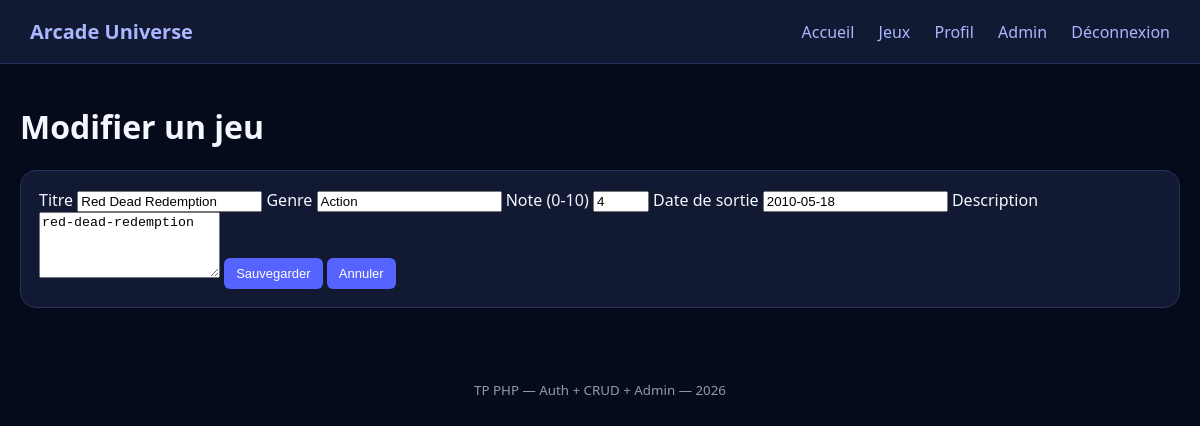
Page /admin/game_edit.php?id=184 (signed in) on the committed database.
### tables this page shows
CREATE TABLE games (
                       id INTEGER PRIMARY KEY AUTOINCREMENT,
                       title TEXT NOT NULL,
                       description TEXT,
                       genre TEXT,
                       rating INTEGER,
                       image_url TEXT,
                       release_date TEXT,
                       difficulty TEXT,
                       created_at DATETIME DEFAULT CURRENT_TIMESTAMP
);

### public/admin/game_edit.php (called while the page is built, shortened)
<?php
require_once __DIR__ . '/../../templates/layout/header.php';
$game = null;
if (isset($_GET['id'])) {
    $stmt = $pdo->prepare("SELECT * FROM games WHERE id = ?");
    $stmt->execute([(int)$_GET['id']]);
    $game = $stmt->fetch();
}
require_once __DIR__ . '/../../templates/pages/admin/game_edit.php';
require_once __DIR__ . '/../../templates/layout/footer.php';

### includes/functions.php (called while the page is built, shortened)
<?php
function e(string|int|null $s): string
{
    return htmlspecialchars((string)$s, ENT_QUOTES, 'UTF-8');
}

### templates/pages/admin/game_edit.php (the view, shortened to what this page needs)
<h1><?= $game ? 'Modifier un jeu' : 'Ajouter un jeu' ?></h1>
<div class="card">
    <form method="POST">
        <label>Titre</label>
        <input name="title" value="<?= e($game['title'] ?? '') ?>" required>
        <label>Genre</label>
        <input name="genre" value="<?= e($game['genre'] ?? '') ?>">
        <label>Note (0-10)</label>
        <input type="number" name="rating" min="0" max="10" value="<?= e($game['rating'] ?? '') ?>">
        <label>Date de sortie</label>
        <input name="release_date" value="<?= e($game['release_date'] ?? '') ?>">
        <label>Description</label>
        <textarea name="description" rows="4"><?= e($game['description'] ?? '') ?></textarea>
        <button type="submit">Sauvegarder</button>
        <a href="/public/admin/games.php"><button type="button">Annuler</button></a>
    </form>
</div>

### public/assets/css/style.css (style rules this page uses)
body { margin: 0; font-family: system-ui, -apple-system, Segoe UI, Roboto, Arial; background: #050b1a; color: #f5f7ff; }
a { text-decoration: none; color: #aab6ff; }
.card { background: #121a33; padding: 18px; border-radius: 16px; border: 1px solid #27325b; transition: 0.25s; }
button { padding: 8px 12px; border: none; border-radius: 6px; background: #5563ff; color: white; cursor: pointer; font-size: 13px; }

### rows in the picture
games: title "Red Dead Redemption", genre "Action", rating "4", release_date "2010-05-18", description "red-dead-redemption"
